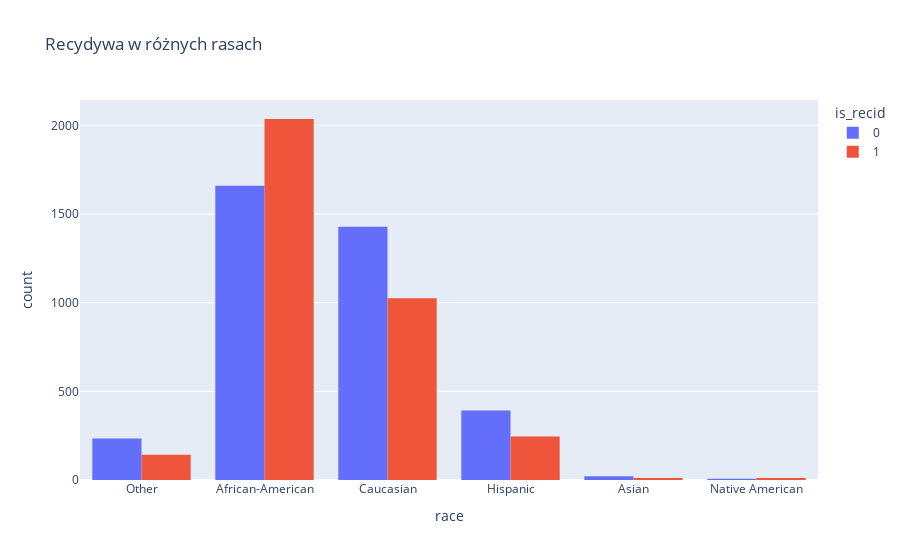
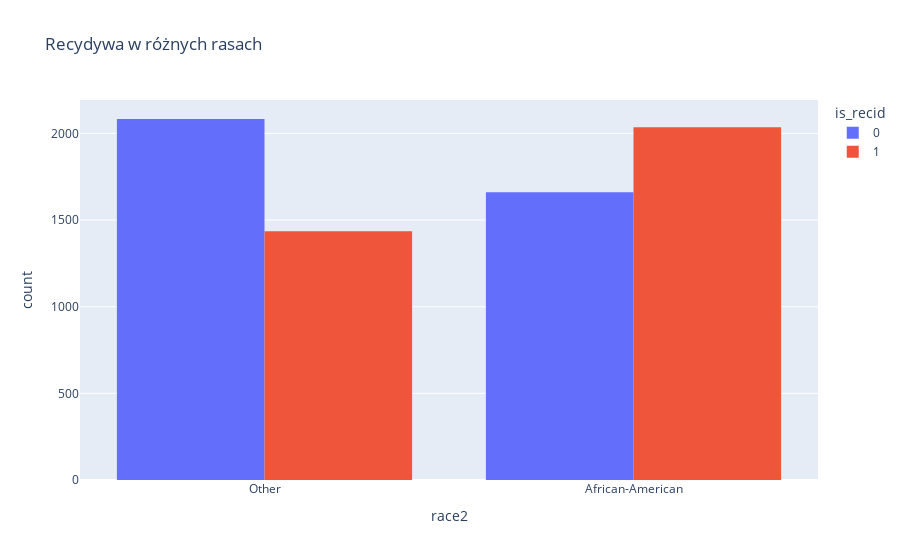

These figures' notebook cell, in order:
### Markdown cell above
# TASK 2

### Code cell
import pandas as pd
import numpy as np
import plotly.express as px

df = pd.read_csv("compas/raw/compas-scores-two-years.csv")
df["race2"] = df["race"]
df["race2"].where(df["race2"] == "African-American", "Other", inplace=True)

px.histogram(df, x='race', color='is_recid', barmode='group', title="Recydywa w różnych rasach").show()
px.histogram(df, x='race2', color='is_recid', barmode='group', title="Recydywa w różnych rasach").show()

### Figure 1 — Plotly figure (JSON) as saved in the notebook; plotly's stock layout.template omitted (floating-point values rounded to 4 significant figures; data arrays with more than 128 entries replaced by an {"elided": "..."} marker saying what was removed)
{"data": [{"alignmentgroup": "True", "bingroup": "x", "hovertemplate": "is_recid=0<br>race=%{x}<br>count=%{y}<extra></extra>", "legendgroup": "0", "marker": {"color": "#636efa", "pattern": {"shape": ""}}, "name": "0", "offsetgroup": "0", "orientation": "v", "showlegend": true, "x": {"elided": "3743 str values"}, "xaxis": "x", "yaxis": "y", "type": "histogram"}, {"alignmentgroup": "True", "bingroup": "x", "hovertemplate": "is_recid=1<br>race=%{x}<br>count=%{y}<extra></extra>", "legendgroup": "1", "marker": {"color": "#EF553B", "pattern": {"shape": ""}}, "name": "1", "offsetgroup": "1", "orientation": "v", "showlegend": true, "x": {"elided": "3471 str values"}, "xaxis": "x", "yaxis": "y", "type": "histogram"}], "layout": {"xaxis": {"anchor": "y", "domain": [0.0, 1.0], "title": {"text": "race"}}, "yaxis": {"anchor": "x", "domain": [0.0, 1.0], "title": {"text": "count"}}, "legend": {"title": {"text": "is_recid"}, "tracegroupgap": 0}, "title": {"text": "Recydywa w różnych rasach"}, "barmode": "group"}}

### Figure 2 — Plotly figure (JSON) as saved in the notebook; plotly's stock layout.template omitted (floating-point values rounded to 4 significant figures; data arrays with more than 128 entries replaced by an {"elided": "..."} marker saying what was removed)
{"data": [{"alignmentgroup": "True", "bingroup": "x", "hovertemplate": "is_recid=0<br>race2=%{x}<br>count=%{y}<extra></extra>", "legendgroup": "0", "marker": {"color": "#636efa", "pattern": {"shape": ""}}, "name": "0", "offsetgroup": "0", "orientation": "v", "showlegend": true, "x": {"elided": "3743 str values"}, "xaxis": "x", "yaxis": "y", "type": "histogram"}, {"alignmentgroup": "True", "bingroup": "x", "hovertemplate": "is_recid=1<br>race2=%{x}<br>count=%{y}<extra></extra>", "legendgroup": "1", "marker": {"color": "#EF553B", "pattern": {"shape": ""}}, "name": "1", "offsetgroup": "1", "orientation": "v", "showlegend": true, "x": {"elided": "3471 str values"}, "xaxis": "x", "yaxis": "y", "type": "histogram"}], "layout": {"xaxis": {"anchor": "y", "domain": [0.0, 1.0], "title": {"text": "race2"}}, "yaxis": {"anchor": "x", "domain": [0.0, 1.0], "title": {"text": "count"}}, "legend": {"title": {"text": "is_recid"}, "tracegroupgap": 0}, "title": {"text": "Recydywa w różnych rasach"}, "barmode": "group"}}
